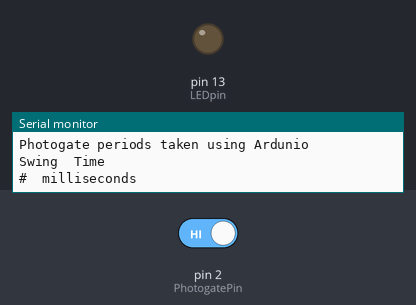
The sketch below on a simulated Arduino Uno, built with avr-gcc and run on an emulated ATmega328P. On the bench: output pins drawn as LEDs (lit = HIGH), the last lines printed to the serial monitor. Inputs (shaded band) come from the test bench; at power-on: pin 2 (PhotogatePin) HIGH. Pins used as bus, display or sensor lines are not drawn.

Above: at 1.2 s.
1.3 s: pin 2 (PhotogatePin) driven LOW
At 2.4 s:
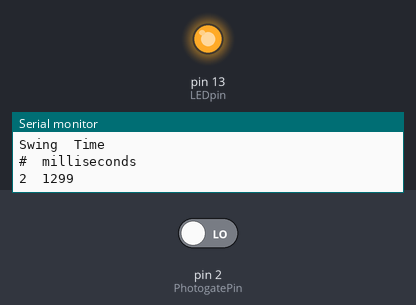
2.8 s: pin 2 (PhotogatePin) driven HIGH
At 3.5 s:
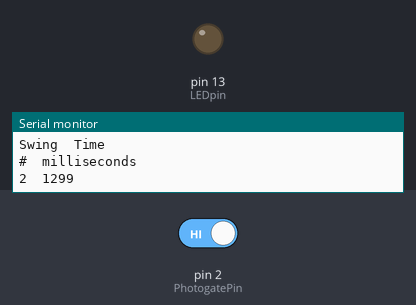
Timing chart, 0 to 5.8 s (numbered marks = the images above; inputs shaded):
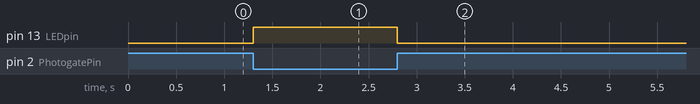

Measured:
- after the input at 1.3 s, pin 13 (LEDpin): LOW → HIGH at once
- after the input at 2.8 s, pin 13 (LEDpin): HIGH → LOW at once

The sketch:

VernierPendulumDriver.ino
```cpp
/*
VernierPendulumDriver (v 2015.03)
This sketch assumes that a Vernier Photogate is connected to BTD 1 and a
Vernier Digital Control Unit (DCU) is connected to BTD2.

The sketch is designed to drive a pendulum with a magnetic bob to
keep it swinging "forever". When the pendulum passes through the Photogate, it
triggers a short digital output from the DCU to an electromagnet. The
electromagnet should be situated just below the low point of the pendulum bob's
swing. The photogate should be situated so that the bob goes through it as it
moves downward. The electromagnet will go on to pull the bob downward to add
energy to the pendulumn system.

The sketch also flashes an LED connected to D13 when the photogate is blocked,
and notes the times at which the pendulum blocks the photogate.

Start the sketch and then start the pendulum swinging with the bob going
through the photogate before it reaches the bottom of the swing.

See www.vernier.com/arduino for more information.

 */
unsigned long Timems = 0; //Time in ms
unsigned long PreviousTime= 0;// remember the previous time
int PhotogatePin =2; //
int Photogate = HIGH;// not blocked is HIGH
int PreviousPhotogate=HIGH;

int Count=1; //used to determine which direction the pendulum is swinging
int LEDpin =13;/// line for LED to turn on when photogate is blocked
int DCUline = 6;//This line will turn on the first line of the DCU, if
// the DCU is connected to BTD2
void setup()
  {
    Serial.begin(9600);           // set up Serial library at 9600 bps
    pinMode (PhotogatePin,INPUT);
    pinMode(DCUline, OUTPUT);
    pinMode(LEDpin, OUTPUT);
    Serial.println("Vernier Format 2");
    Serial.println("Photogate periods taken using Ardunio");
    Serial.print("Swing");
    Serial.print("\t"); //tab character
    Serial.println ("Time"); //change to match sensor
    Serial.print("#");
    Serial.print("\t"); // tab character
    Serial.println ("milliseconds");
  };// end of setup

void loop ()
{
  Photogate = digitalRead(PhotogatePin);//low when blocked
  if (Photogate == LOW) //low when blocked
   {
     digitalWrite(LEDpin, HIGH);
     if (PreviousPhotogate == HIGH)  // if the photogate has just gone to the blocked state
         {
          Count++; //increment count of times photogate has been blocked
          if (Count % 2 == 0)// if the bob is moving in the right direction
            {
              Timems = millis() ;
              digitalWrite(DCUline, HIGH); // turn on DCU line 1 and the electromagnet DCU line
              // and print out the swing number and period
              Serial.print(Count);
              Serial.print("\t"); // tab character
              Serial.println(Timems-PreviousTime);
              PreviousTime= Timems; // remember the previous time
             }// end of the section for action take at the end of the complete swing
           } // end of photogate just gone blocked section
      }// end of if photogate blocked
      else //photogate not blocked:
        {
          digitalWrite(DCUline, LOW);// turn off DCU line 1 and the electromagnet
          digitalWrite(LEDpin, LOW);// turn off LED
         }
       PreviousPhotogate = Photogate;
     } ;// end of loop
```
